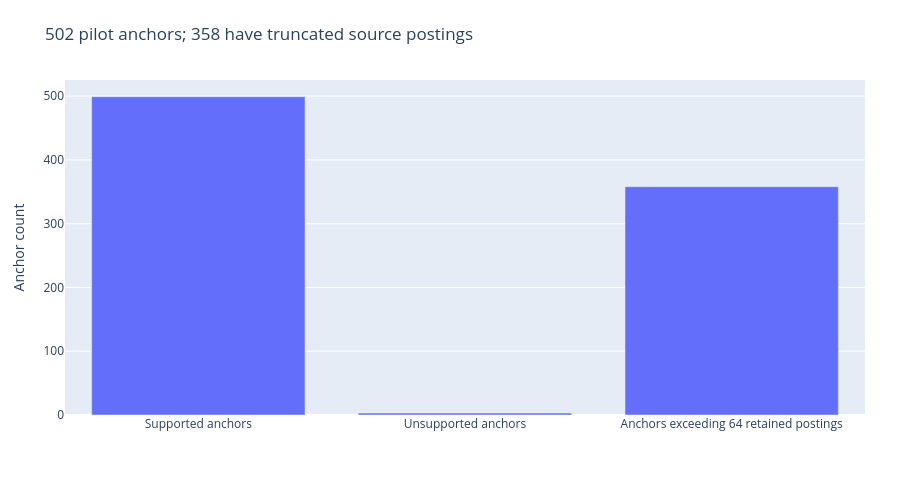

Source (notebook cell):
### Markdown cell above
## 8 · Source coverage and truncation

### Code cell
f=go.Figure(go.Bar(x=['Supported anchors','Unsupported anchors','Anchors exceeding 64 retained postings'],y=[499,3,358]))
f.update_layout(title='502 pilot anchors; 358 have truncated source postings',yaxis_title='Anchor count');emit(f)
assert len(figures)==8
print('ROUND07_REVIEW_COMPLETE: 8 charts; no new experiment score')

### Figure 1 — Plotly figure (JSON) as saved in the notebook; plotly's stock layout.template omitted (floating-point values rounded to 4 significant figures)
{"data": [{"type": "bar", "x": ["Supported anchors", "Unsupported anchors", "Anchors exceeding 64 retained postings"], "y": [499, 3, 358]}], "layout": {"height": 480, "margin": {"b": 65, "l": 65, "r": 35, "t": 80}, "title": {"text": "502 pilot anchors; 358 have truncated source postings"}, "yaxis": {"title": {"text": "Anchor count"}}}}
